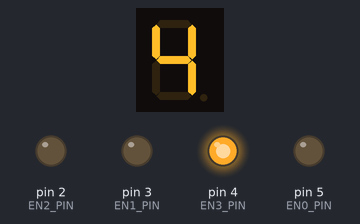
Recording of a sketch running on a simulated Arduino Uno, built with avr-gcc and run on an emulated ATmega328P. Shown: 1-digit seven-segment display, output pins drawn as LEDs (lit = HIGH). Wiring (inferred from the names in the program): 1-digit 7-segment display, segments lit when HIGH: segments pin 12, pin 13, pin 7, pin 8, pin 9, pin 11, pin 10, pin 6. The segment pins are drawn as the display they are named for; pins used as bus, display or sensor lines are not drawn.

Above: at 0.1 s.
At 1.1 s:
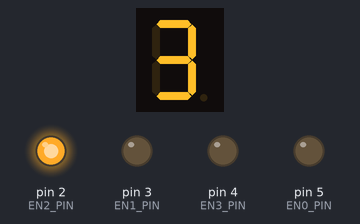
At 2.1 s:
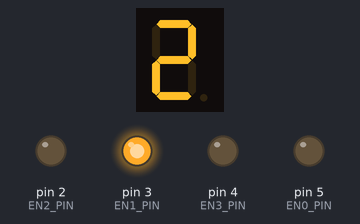
At 3.1 s:
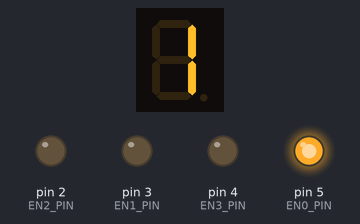
Timing chart, 0 to 130.0 s (numbered marks = the images above):
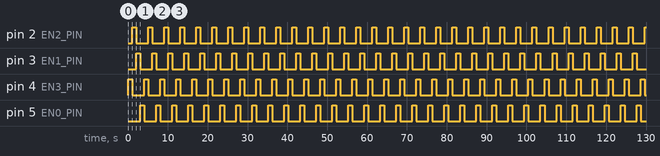

The sketch:

7_segment_x4.ino.ino
```cpp
#define A_PIN    12
#define B_PIN    13
#define C_PIN    7
#define D_PIN    8
#define E_PIN    9
#define F_PIN    11
#define G_PIN    10
#define DP_PIN    6
#define EN0_PIN    5
#define EN1_PIN    3
#define EN2_PIN    2
#define EN3_PIN    4


int print_digit(uint8_t digit);

const uint8_t pins[8] = {A_PIN, B_PIN, C_PIN, D_PIN, E_PIN, F_PIN, G_PIN, DP_PIN};

const uint8_t trans[4] = {EN0_PIN, EN1_PIN, EN2_PIN, EN3_PIN};

const uint8_t segment_map[16] =
{
    // A B C D E F G DP
    0b00000011,    // 0
    0b10011111,    // 1
    0b00100101,    // 2
    0b00001101,    // 3
    0b10011001,    // 4
    0b01001001,    // 5
    0b01000001,    // 6
    0b00011111,    // 7
    0b00000001,    // 8
    0b00001001,    // 9
    0b00010001,    // A
    0b11000001,    // b
    0b01100011,    // C
    0b10000101,    // d
    0b01100001,    // E
    0b01110001    // F
};

void setup()
{
    for (uint8_t i = 0; i < 8; i++)
    {
        pinMode(pins[i], OUTPUT);
        digitalWrite(pins[i], HIGH);
    }

    for(int i = 0; i < 4; i++){
       pinMode(trans[i], OUTPUT);
        digitalWrite(trans[i], LOW);

    }
}

void loop()
{
    for (int8_t cnt = 3; cnt >= 0; cnt--)
    {
        digitalWrite(trans[cnt], HIGH);
        print_digit(cnt+1);
        delay(1005);
        digitalWrite(trans[cnt], LOW);
    }
}

int print_digit(uint8_t digit)
{
    if (digit > 15)
    {
        return -1;
    }


    for (uint8_t i = 0; i < 8; i++)
    {
        digitalWrite(pins[i], !(segment_map[digit] & (128 >> i)));
    }

    return 0;
}
```

Measured:
- by itself, pin 2 (EN2_PIN), pin 3 (EN1_PIN), pin 4 (EN3_PIN), pin 5 (EN0_PIN): alternates HIGH for 1.0 s and LOW for 3.0 s
- by itself, everything shown: repeats every 4.0 s, in 5 steps
- what the display in image 1 shows lasts 1.0 s, from 1.0 s to 2.0 s
